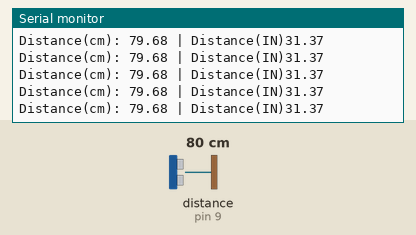
This sketch was run on a simulated Arduino Uno, built with avr-gcc and run on an emulated ATmega328P. On the bench: the last lines printed to the serial monitor. Wiring (inferred from the names in the program): ultrasonic range finder: trigger pin 8; echo pin 9. The inputs (shaded band) are chosen by the test bench; at power-on: distance to the obstacle (sensor on pin 9) 80 cm. The echo pulse lasts 58.3 µs per cm.

Above: at 1.2 s.
1.3 s: distance to the obstacle (sensor on pin 9) set to 35 cm
At 1.39 s:
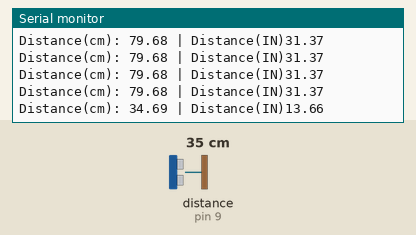
4.3 s: distance to the obstacle (sensor on pin 9) set to 2 cm
At 4.39 s:
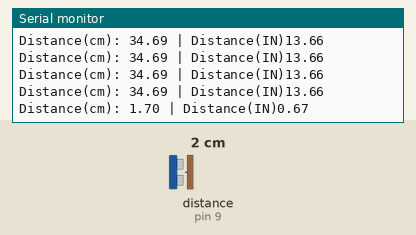
Timing chart, 0 to 7.3 s (numbered marks = the images above; inputs shaded):
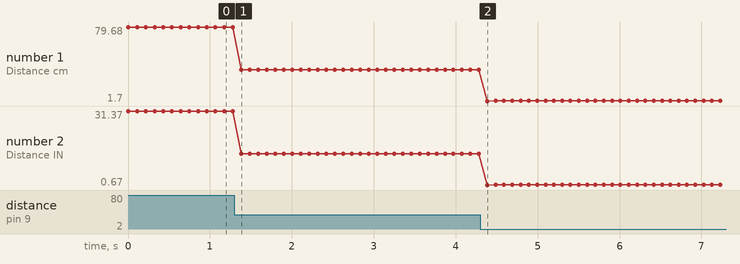

The sketch:

ultraSound_distance.ino
```cpp
/*
HC-SRO4 ultrasound sensor test
*/

const int  trigPin = 8; //pin for trigger
const int  echoPin = 9; // pin for echo

float duration = 0;
float distanceCM = 0;
float distanceIN = 0;

void setup() {
  // put your setup code here, to run once:
  pinMode(trigPin,OUTPUT); //trigger pin set as output, emits a soundwave
  pinMode(echoPin,INPUT); //echo pin set as input, receives soundwave
  Serial.begin(9600);

}

void loop() {
  // put your main code here, to run repeatedly:
  digitalWrite(trigPin,LOW); //pin set to low to avoid issues at start
  delayMicroseconds(2);
  digitalWrite(trigPin,HIGH); //trigger pin sends soundwave
  delayMicroseconds(10); //delay for soundwave to travel back
  digitalWrite(trigPin,LOW);
  duration = pulseIn(echoPin,HIGH); //Pulse in calculates how long a pin detects a signal, in this case we want it to detect the duration of the echo pin in a 1 state
  distanceCM = (duration * 0.0343)/2; //since time is in microseconds, the factor turns to 0.0343. It is divided by 2 since it considers oneway distance
  distanceIN = distanceCM/2.54; //Converts metric distance to inches
  Serial.print("Distance(cm): ");
  Serial.print(distanceCM);
  Serial.print(" | Distance(IN)");
  Serial.println(distanceIN);

  delay(100);

}
```

Measured:
- after the input at 1.3 s, the serial monitor: prints a new line after 0.08 s (image 1)
- after the input at 4.3 s, the serial monitor: prints a new line after 0.09 s (image 2)
- plotted number 1: 79.68 → 34.69 after the input at 1.3 s, 34.69 → 2.02 after the input at 4.3 s
- plotted number 2: 31.37 → 13.66 after the input at 1.3 s, 13.66 → 0.8 after the input at 4.3 s
